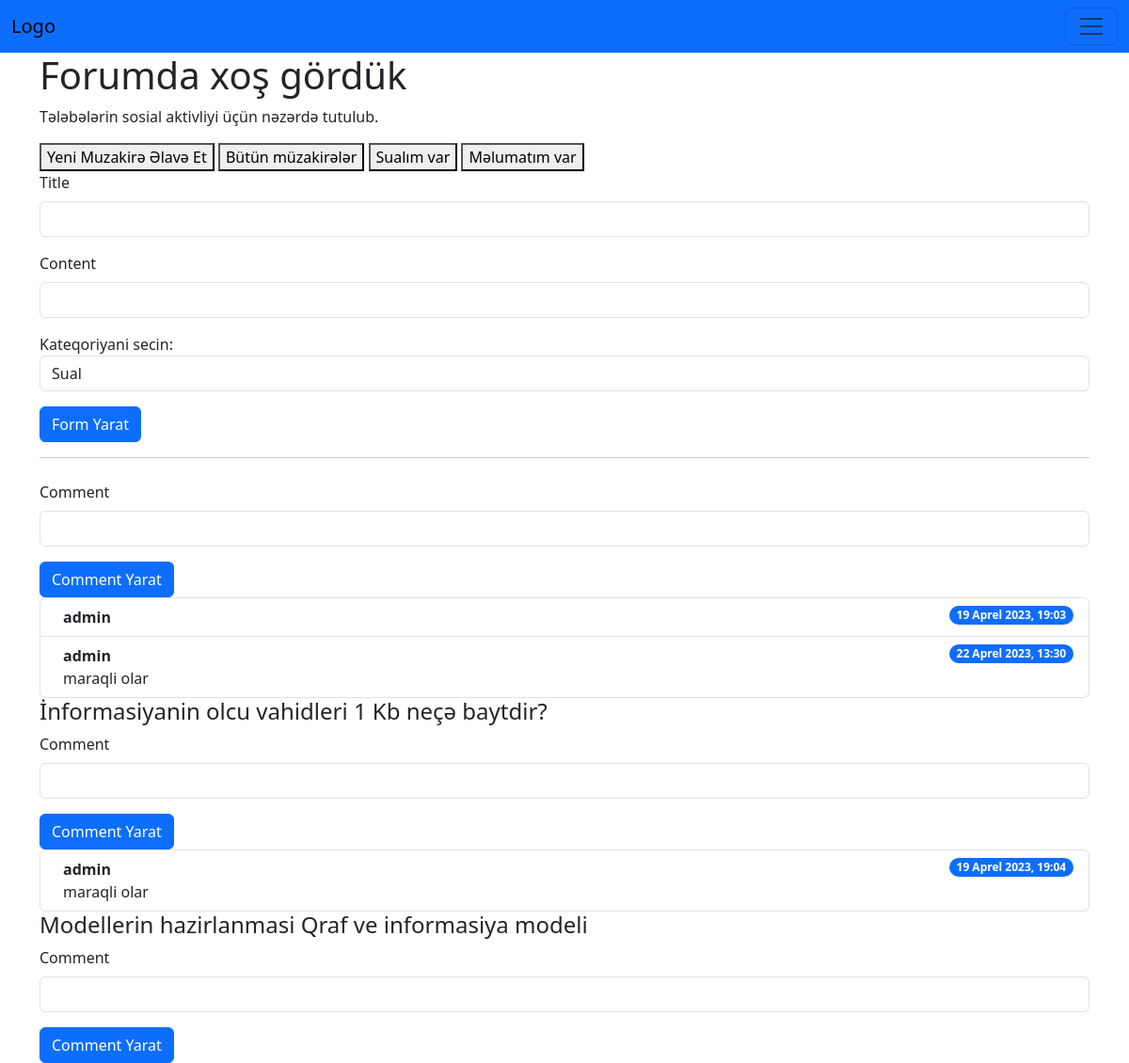
The app's page /app/forum/ (signed in) with its own data.
### a_app/models.py (models this page shows, shortened)
class Forum(models.Model):
    CATEGORIES=(
       ('Q','Question'),
       ('I','Information')
    )
    title=models.CharField(max_length=256)
    category=models.CharField(max_length=1,choices=CATEGORIES)
    content=RichTextField()
    pub_date=models.DateTimeField(auto_now_add=True)
    istifadeci=models.ForeignKey(User, on_delete=models.CASCADE, related_name='forums')

class Comment(models.Model):
    content=models.TextField()
    pub_date=models.DateTimeField(auto_now_add=True)
    istifadeci=models.ForeignKey(User,on_delete=models.CASCADE, related_name='user_comments')
    forum=models.ForeignKey(Forum,on_delete=models.CASCADE, related_name='forum_comments')

### a_app/views.py (the view, shortened to what this page needs)
# urls.py: path('forum/',views.forum, name='forum'),
def forum(request):
    if not request.user.is_authenticated:
        raise Http404
    context ={
    }
    if request.user.is_authenticated:
        forms=Forum.objects.filter(istifadeci=request.user)
        context['forms'] = forms
    return render(request,'forum.html',context)

### templates/forum.html (shortened to what this page needs)
{% extends 'base.html' %}
{% block content %}
<div class="container">
    <div>
        <h1>Forumda xoş gördük</h1></h1>
        <p>Tələbələrin sosial aktivliyi üçün nəzərdə tutulub.</p>
    </div>
    <div>
    <div>
        <button>Yeni Muzakirə Əlavə Et</button>
        <button>Bütün müzakirələr</button>
        <button>Sualım var</button>
        <button>Məlumatım var</button>
    </div>
    <div>
        <form method="POST">
          <div class="mb-3">
              <label for="title" class="form-label">Title</label>
              <input type="text" name="title" class="form-control" id="title" aria-describedby="emailHelp">
          </div>
          <div class="mb-3">
              <label for="content" class="form-label">Content</label>
              <input type="content" name="content" class="form-control" id="content">
          </div>
          <div class="mb-3">
                <label for="category">Kateqoriyani secin:</label>
                 <select name="category" id="category" class="form-control">
                  <option value="Q">Sual</option>
                </select>
            </div>
            <button type="submit" class="btn btn-primary">Form Yarat</button>
    </form>
    </div>
    <hr>
    <div class="muzakire">
      <div class="row">
        <div class="col-12">
          <div data-bs-spy="scroll" data-bs-target="#list-example" data-bs-smooth-scroll="true" class="scrollspy-example" tabindex="0">
            {% for form in forms %}
            <h4 id="list-item-1">{{form.title}} {{form.content}}</h4>
            <div>
              <form method="POST">
                <div class="mb-3">
                    <label for="comment_content" class="form-label">Comment</label>
                    <input type="text" name="comment_content" class="form-control" id="comment_content">
                </div>
                  <button type="submit" class="btn btn-primary">Comment Yarat</button>
          </form>
          </div>
            <ol class="list-group" style="list-style-type:none">
              {%for comment in form.forum_comments.all%}
              <li class="list-group-item d-flex justify-content-between align-items-start">
                <div class="ms-2 me-auto">
                  <div class="fw-bold">{{comment.istifadeci.username}}</div>
                  {{comment.content}}
                </div>
                <span class="badge bg-primary rounded-pill">{{comment.pub_date}}</span>
              </li>
              {%endfor%}
            </ol>
           {% endfor %}
          </div>
        </div>
      </div>
    </div>
  </div>
{% endblock %}

### templates/base.html (shortened to what this page needs)
<!DOCTYPE html>
<html lang="en">
<head>
    <link href="https://cdn.jsdelivr.net/npm/bootstrap@5.3.0-alpha3/dist/css/bootstrap.min.css" rel="stylesheet">
</head>
<body>
    {% include 'navbar.html' %}
    {% block content %} {% endblock %}
</body>
</html>

### templates/navbar.html (shortened to what this page needs)
<nav class="navbar bg-primary">
    <div class="container-fluid">
      <a class="navbar-brand" href="#">Logo</a>
      <button class="navbar-toggler" type="button" data-bs-toggle="collapse" data-bs-target="#navbarSupportedContent" aria-controls="navbarSupportedContent" aria-expanded="false" aria-label="Toggle navigation">
        <span class="navbar-toggler-icon"></span>
      </button>
    </div>
  </nav>

### records on screen
Comment: istifadeci.username "admin", pub_date "19 Aprel 2023, 19:03"
Comment: istifadeci.username "admin", content "maraqli olar", pub_date "22 Aprel 2023, 13:30"
Forum: title "İnformasiyanin olcu vahidleri", content "1 Kb neçə baytdir?"
Comment: istifadeci.username "admin", content "maraqli olar", pub_date "19 Aprel 2023, 19:04"
Forum: title "Modellerin hazirlanmasi", content "Qraf ve informasiya modeli"
